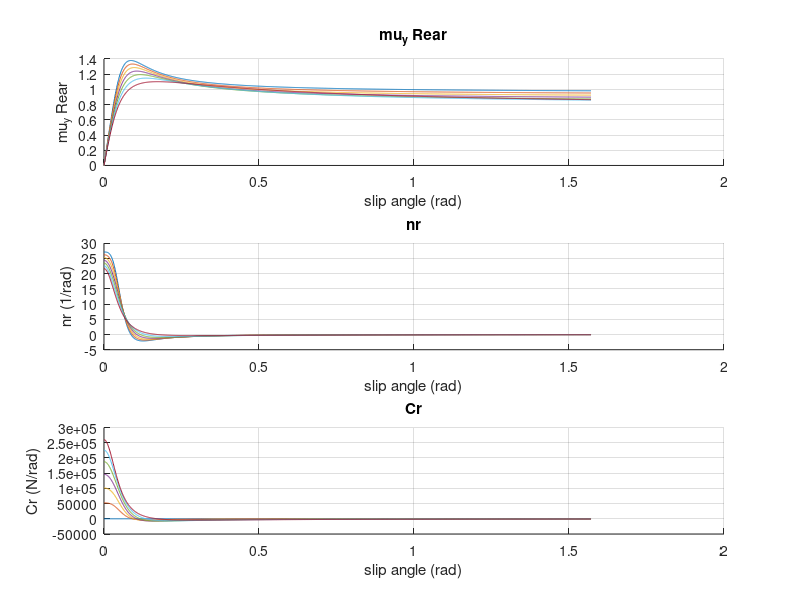

The MATLAB script that drew this image:
clear
clc

step = 0.001;
%% Weight distribution
m_front_total_ratio = 0.532;
FzT = 2500*9.81;

FzF_0 = (FzT*m_front_total_ratio); %% Static Vertical load at the front axle
FzR_0 = (FzT - FzF_0); %% Static Vertical load at the rear axle

FzF_0 = FzF_0/2;
FzR_0 = FzR_0/2;


FzF = [0:2000:12000]';
FzR = [0:2000:12000]';

dfzF = (FzF - FzF_0)/FzF_0;

%% Pacejka magic formula. Pure sideslip. Rear wheel.



mu_y_peak_r = 1.38 - FzR*0.0232/1000;
mu_y_90_deg_r = 0.723*mu_y_peak_r;

By_r = 13; %% stiffness factor. Gives maximum mu for alpha = 6º for the static front tyre load.
Cy_r = 1.51253; % Makes mu_max/mu_90_deg=0.723 for static front tyre load
Dy_r = mu_y_peak_r; %% peak value. If Df<Dr understeer
Ey_r = FzR*(0.5+2)/12000 - 2; %% Curvature factor. Linear variation from Fz = 0KN to 12KN
% alpha_r = 0:0.001:0.2;
alpha_r = 0:step:1.571;
alpha_r_deg = alpha_r*180/pi;
mu_y_r = Dy_r.*sin(Cy_r.*atan(By_r*alpha_r - Ey_r*(By_r*alpha_r - atan(By_r*alpha_r))));
n_r = (Cy_r.*Dy_r.*cos(Cy_r.*atan(By_r.*alpha_r + Ey_r.*(atan(By_r.*alpha_r) - By_r.*alpha_r))).*(By_r - Ey_r.*(By_r - By_r./(By_r.^2.*alpha_r.^2 + 1))))./((By_r.*alpha_r + Ey_r.*(atan(By_r.*alpha_r) - By_r.*alpha_r)).^2 + 1);
C_r = n_r.*FzR;

percentage_r = mu_y_r(:,length(alpha_r))./mu_y_90_deg_r % mu(90º)/mu(90º)desired

%% Plots. Rear

figure(2)
clf
subplot(3,1,1)
hold
for i = 1:length(FzR)
    plot(alpha_r, mu_y_r(i,:))
    
end
title('mu_y Rear')
xlabel('slip angle (rad)')
ylabel('mu_y Rear')
grid on




subplot(3,1,2)
hold
for i = 1:length(FzR)
    plot(alpha_r, n_r(i,:))
    
end
title('nr')
xlabel('slip angle (rad)')
ylabel('nr (1/rad)')
grid on

subplot(3,1,3)
hold
for i = 1:length(FzR)
    plot(alpha_r, C_r(i,:))
    
end
title('Cr')
xlabel('slip angle (rad)')
ylabel('Cr (N/rad)')
grid on

%% Approximate values of Cf and Cr (for the linear bicycle model)

% Cf_lin = C_f(0.03/0.001 + 1);
% Cr_lin = C_r(0.03/0.001 + 1); %% Stiffnesses at 0.03 rad (1.7º) slip angle

Cf_lin = 1.205984111859764e+05;
Cr_lin = 1.117631261866039e+05;

